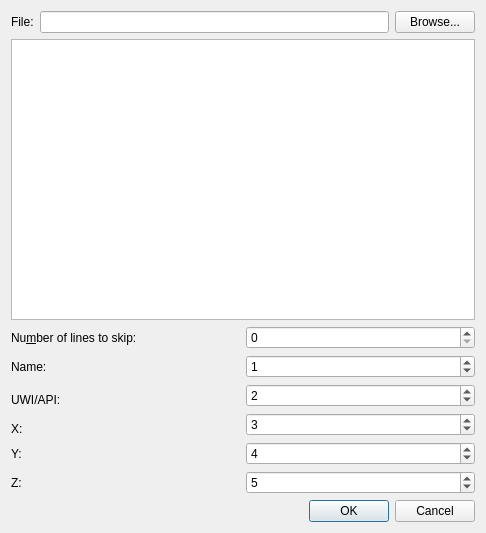
<?xml version="1.0" encoding="UTF-8"?>
<ui version="4.0">
 <class>ImportWellsDialog</class>
 <widget class="QDialog" name="ImportWellsDialog">
  <property name="geometry">
   <rect>
    <x>0</x>
    <y>0</y>
    <width>486</width>
    <height>533</height>
   </rect>
  </property>
  <property name="windowTitle">
   <string>Dialog</string>
  </property>
  <property name="windowIcon">
   <iconset>
    <normaloff>:/icons/images/logo_fs_64x64.png</normaloff>:/icons/images/logo_fs_64x64.png</iconset>
  </property>
  <layout class="QVBoxLayout" name="verticalLayout">
   <item>
    <layout class="QHBoxLayout" name="horizontalLayout_6">
     <item>
      <widget class="QLabel" name="label_3">
       <property name="text">
        <string>File:</string>
       </property>
      </widget>
     </item>
     <item>
      <widget class="QLineEdit" name="leFile">
       <property name="sizePolicy">
        <sizepolicy hsizetype="MinimumExpanding" vsizetype="Fixed">
         <horstretch>0</horstretch>
         <verstretch>0</verstretch>
        </sizepolicy>
       </property>
       <property name="readOnly">
        <bool>true</bool>
       </property>
      </widget>
     </item>
     <item>
      <widget class="QPushButton" name="pbBrowse">
       <property name="text">
        <string>Browse...</string>
       </property>
      </widget>
     </item>
    </layout>
   </item>
   <item>
    <widget class="QTextEdit" name="teContent">
     <property name="readOnly">
      <bool>true</bool>
     </property>
    </widget>
   </item>
   <item>
    <layout class="QHBoxLayout" name="horizontalLayout_4">
     <item>
      <layout class="QGridLayout" name="gridLayout">
       <item row="2" column="1" rowspan="2">
        <widget class="QSpinBox" name="sbUwi">
         <property name="value">
          <number>2</number>
         </property>
        </widget>
       </item>
       <item row="0" column="0">
        <widget class="QLabel" name="label">
         <property name="text">
          <string>Nu&amp;mber of lines to skip:</string>
         </property>
         <property name="buddy">
          <cstring>sbSkip</cstring>
         </property>
        </widget>
       </item>
       <item row="3" column="0">
        <widget class="QLabel" name="lbCoord2">
         <property name="text">
          <string>UWI/API:</string>
         </property>
        </widget>
       </item>
       <item row="0" column="1">
        <widget class="QSpinBox" name="sbSkip"/>
       </item>
       <item row="6" column="0">
        <widget class="QLabel" name="label_4">
         <property name="text">
          <string>Y:</string>
         </property>
        </widget>
       </item>
       <item row="1" column="1">
        <widget class="QSpinBox" name="sbName">
         <property name="value">
          <number>1</number>
         </property>
        </widget>
       </item>
       <item row="1" column="0">
        <widget class="QLabel" name="lbCoord1">
         <property name="text">
          <string>Name:</string>
         </property>
        </widget>
       </item>
       <item row="5" column="0">
        <widget class="QLabel" name="lbValue">
         <property name="text">
          <string>X:</string>
         </property>
        </widget>
       </item>
       <item row="4" column="1" rowspan="2">
        <widget class="QSpinBox" name="sbX">
         <property name="value">
          <number>3</number>
         </property>
        </widget>
       </item>
       <item row="7" column="0">
        <widget class="QLabel" name="label_5">
         <property name="text">
          <string>Z:</string>
         </property>
        </widget>
       </item>
       <item row="6" column="1">
        <widget class="QSpinBox" name="sbY">
         <property name="minimum">
          <number>1</number>
         </property>
         <property name="value">
          <number>4</number>
         </property>
        </widget>
       </item>
       <item row="7" column="1">
        <widget class="QSpinBox" name="sbZ">
         <property name="minimum">
          <number>1</number>
         </property>
         <property name="value">
          <number>5</number>
         </property>
        </widget>
       </item>
      </layout>
     </item>
    </layout>
   </item>
   <item>
    <layout class="QHBoxLayout" name="horizontalLayout_2">
     <item>
      <widget class="QDialogButtonBox" name="buttonBox">
       <property name="standardButtons">
        <set>QDialogButtonBox::Cancel|QDialogButtonBox::Ok</set>
       </property>
      </widget>
     </item>
    </layout>
   </item>
  </layout>
 </widget>
 <tabstops>
  <tabstop>leFile</tabstop>
  <tabstop>pbBrowse</tabstop>
  <tabstop>teContent</tabstop>
  <tabstop>sbName</tabstop>
  <tabstop>sbX</tabstop>
  <tabstop>sbUwi</tabstop>
 </tabstops>
 <resources/>
 <connections>
  <connection>
   <sender>buttonBox</sender>
   <signal>rejected()</signal>
   <receiver>ImportWellsDialog</receiver>
   <slot>reject()</slot>
   <hints>
    <hint type="sourcelabel">
     <x>475</x>
     <y>522</y>
    </hint>
    <hint type="destinationlabel">
     <x>199</x>
     <y>149</y>
    </hint>
   </hints>
  </connection>
  <connection>
   <sender>buttonBox</sender>
   <signal>accepted()</signal>
   <receiver>ImportWellsDialog</receiver>
   <slot>accept()</slot>
   <hints>
    <hint type="sourcelabel">
     <x>475</x>
     <y>522</y>
    </hint>
    <hint type="destinationlabel">
     <x>199</x>
     <y>149</y>
    </hint>
   </hints>
  </connection>
 </connections>
</ui>
